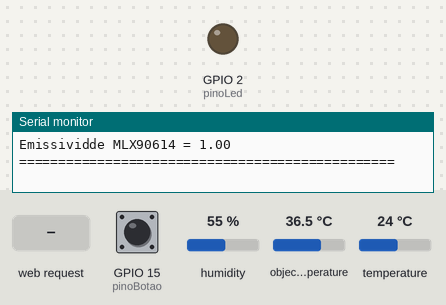
A sketch run on a simulated ESP32. Shown: output pins drawn as LEDs (lit = HIGH), the last lines printed to the serial monitor. The test bench sets the inputs (shaded band); at power-on: GPIO 15 (pinoBotao) LOW, humidity 55 %, object temperature 36.5 °C, temperature 24 °C. WiFi joins after 1.5 s; servers stay silent unless stated.

Above: at 3.3 s.
3.4 s: HTTP request GET /ledOn received
At 4.6 s:
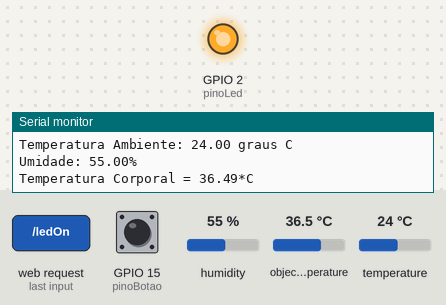
4.9 s: HTTP request GET /ledOff received
At 5.9 s:
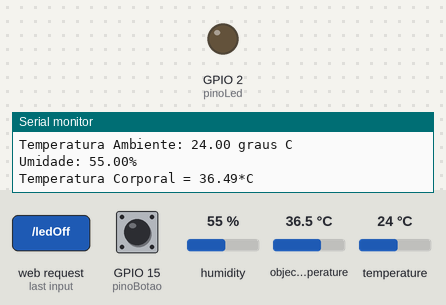
Timing chart, 0 to 7.9 s (numbered marks = the images above; inputs shaded):
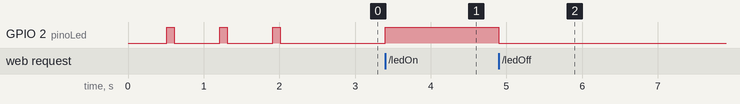

The sketch:

iot-2-servidorweb-sensores.ino
```cpp
#include <WiFi.h>
#include <WebServer.h>
#include <Adafruit_AHT10.h>
#include <Adafruit_MLX90614.h>


Adafruit_MLX90614 mlx = Adafruit_MLX90614();
Adafruit_AHT10 aht;

double temperaturaAmb;
double temperaturaCorp;
double umidade;
const int pinoBotao = 15;
const int pinoLed =  2;
bool estadoBotao = false;
bool estadoLed = false;

char ssid [] = "AulaIoT";
char senha[] = "secreta123";
WebServer server(80);

void setup() {
  Serial.begin(115200);
  delay(10);
  Serial.begin(115200);
  pinMode(pinoLed, OUTPUT);
  pinMode(pinoBotao, INPUT);

  conectaWiFi(ssid,senha);
  server.on("/", enviaInfo);
  server.on("/ledOn", ligaLed);
  server.on("/ledOff", desligaLed);
  server.onNotFound(envia404);
  server.begin();
  Serial.println("Servidor HTTP Iniciado");


  Serial.println("Inicializando sensor de temperatura e umidade AHT10");
  if (! aht.begin()) {
    Serial.println("AHT 10 nao encontrado");
    while (1) delay(10);
  }
  Serial.println("AHT10 Ok");
  Serial.println("Inicializando sensor de temperatura corporal MLX90614");

  if (!mlx.begin()) {
    Serial.println("MLX90614 nao encontrado");
    while (1);
  };
  Serial.print("Emissividde MLX90614 = "); Serial.println(mlx.readEmissivity());
  Serial.println("================================================");

}

void conectaWiFi(char ssid[],char senha[]){
  Serial.print("Conectando a rede ");
  Serial.println(ssid);
  WiFi.begin(ssid,senha);
  while(WiFi.status() != WL_CONNECTED){
    delay(500);
    piscaLed();
    Serial.print(".");
  }

  Serial.println(" ");
  Serial.println("WiFi Conectado");
  Serial.println("Endereço de IP: ");
  Serial.println(WiFi.localIP());

}


void ligaLed(){
    digitalWrite(pinoLed,HIGH);
    estadoLed = true;
    enviaInfo();
  }
void desligaLed(){
    digitalWrite(pinoLed,LOW);
    estadoLed= false;
    enviaInfo();
  }

void botaoLigado(){
    estadoBotao = true;
    enviaInfo();
  }
void botaoDesligado(){
   estadoBotao= false;
    enviaInfo();
  }

  void envia404(){
  server.send(404, "text/plain", "Não Encontrado");
}


void enviaInfo(){

  estadoBotao = digitalRead(pinoBotao);
  sensors_event_t humidity, temp;
  aht.getEvent(&humidity, &temp);

  temperaturaAmb = temp.temperature;
  temperaturaCorp = mlx.readObjectTempC();
  umidade = humidity.relative_humidity;

  Serial.print("Estado do Led: ");
  Serial.println(estadoLed);
  Serial.print("Estado do Botao: ");
  Serial.println(estadoBotao);
  Serial.print("Temperatura Ambiente: ");
  Serial.print(temperaturaAmb);
  Serial.println(" graus C");
  Serial.print("Umidade: ");
  Serial.print(umidade);
  Serial.println("%");
  Serial.print("Temperatura Corporal = ");
  Serial.print(temperaturaCorp);
  Serial.println("*C");

  server.send(200, "text/html", respostaHTML(temperaturaAmb,umidade, temperaturaCorp, estadoLed, estadoBotao));

  }

void loop(){
 server.handleClient();
}

void piscaLed() {
  digitalWrite(pinoLed, HIGH);
  delay(100);
  digitalWrite(pinoLed, LOW);
  delay(100);
}


String respostaHTML(double tAmb,double umi, double tCorp, bool estLed, bool estBotao) {

  String ptr = "<!DOCTYPE html> <html>\n";
  ptr +="<head><meta name=\"viewport\" content=\"width=device-width, initial-scale=1.0, user-scalable=no\">\n";
  ptr +="<meta http-equiv='refresh' content='2'>";
  ptr +="<meta charset='UTF-8'>";
  ptr +="<title>Aula IoT</title>\n";
  ptr +="<style>html { font-family: Helvetica; display: inline-block; margin: 0px auto; text-align: center;}\n";
  ptr +="body{margin-top: 50px;} h1 {color: #444444;margin: 50px auto 30px;}\n";
  ptr +=".button {display: block;width: 80px;background-color: #1abc9c;border: none;color: white;padding: 13px 30px;text-decoration: none;font-size: 25px;margin: 0px auto 35px;cursor:pointer;border-radius: 4px;}\n";
  ptr +=".buttontemp {display: block;width: 120px;background-color: #11bc11;border: 2px;color: white;padding: 13px 30px;text-decoration: none;font-size: 25px;margin: 0px auto 35px;cursor: pointer;border-radius: 4px;}\n";
  ptr +=".buttonumi {display: block;width: 120px;background-color: #11bc11;border: 2px;color: white;padding: 13px 30px;text-decoration: none;font-size: 25px;margin: 0px auto 35px;cursor: pointer;border-radius: 4px;}\n";
  ptr +=".button-on {background-color: #1abc9c;}\n";
  ptr +=".temperatura {background-color: #1abc9c;}\n";
  ptr +=".button-on:active {background-color: #16a085;}\n";
  ptr +=".button-off {background-color: #34495e;}\n";
  ptr +=".button-off:active {background-color: #2c3e50;}\n";
  ptr +="p {font-size: 14px;color: #888;margin-bottom: 10px;}\n";
  ptr +="</style>\n";
  ptr +="</head>\n";
  ptr +="<body>\n";
  ptr +="<div id=\"webpage\">\n";
  ptr +="<h1>Aula IoT</h1>\n";
    ptr +="<p>Temp Ambiente: </p><p class=\"buttontemp\">";
  ptr +=(float)tAmb;
  ptr +=" ºC</p>";
  ptr +="<p>Umidade: </p><p class=\"buttonumi\">";
  ptr +=(int)umi;
  ptr +=" %</p>";
  ptr +="<p>Temp Corporal: </p><p class=\"buttonumi\">";
  ptr +=(float)tCorp;
  ptr +=" ºC</p>";
  ptr +="</div>\n";

   if(estLed)
  {ptr +="<p>LED Status: LIGADO</p><a class=\"button button-off\" href=\"/ledOff\">Desligar</a>\n";}
  else
  {ptr +="<p>LED Status: DESLIGADO</p><a class=\"button button-on\" href=\"/ledOn\">Ligar</a>\n";}

  if(estBotao)
  {ptr +="<p>Botão</p><a class=\"button button-off\">Clicado</a>\n";}
  else
  {ptr +="<p>Botão</p><a class=\"button button-on\">Livre</a>\n";}


  ptr +="</body>\n";
  ptr +="</html>\n";
  return ptr;
}
```

Measured:
- after the input at 3.4 s, GPIO 2 (pinoLed): LOW → HIGH at once
- after the input at 4.9 s, GPIO 2 (pinoLed): HIGH → LOW at once
